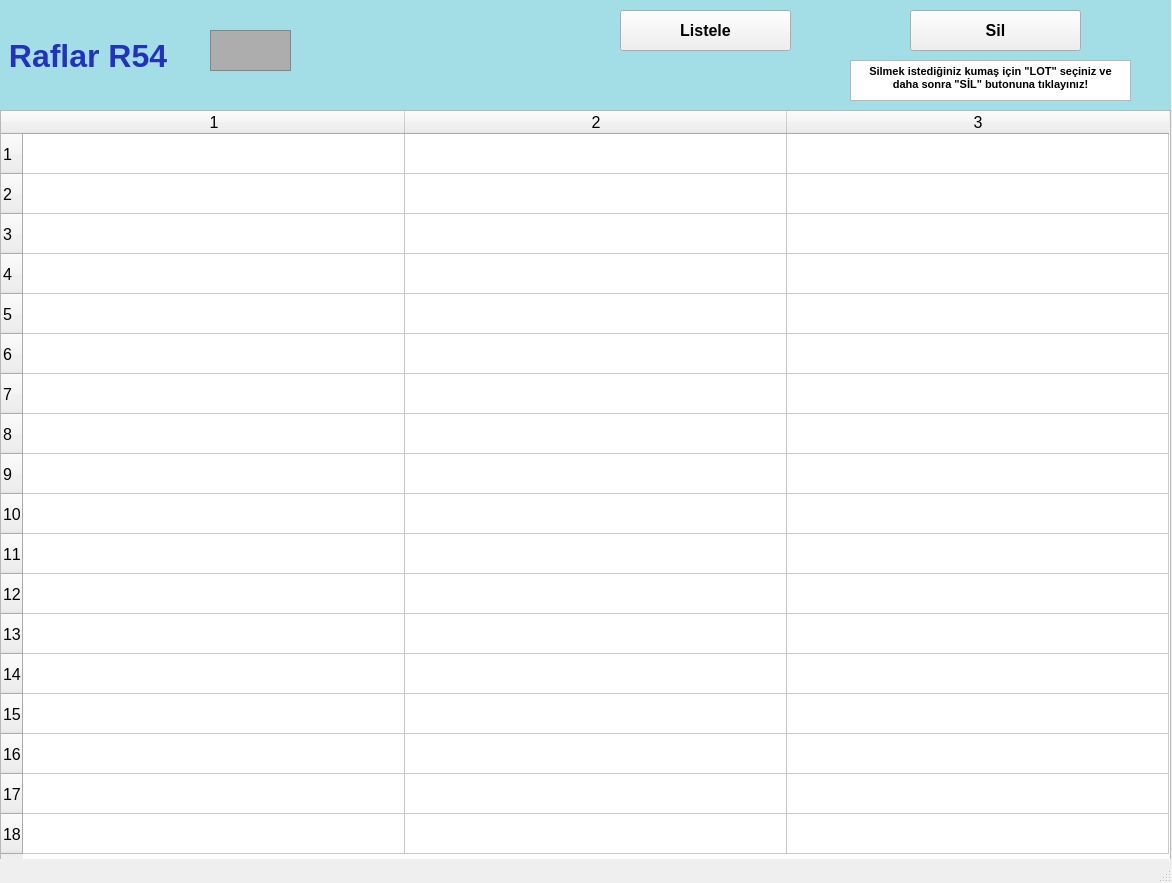
<?xml version="1.0" encoding="UTF-8"?>
<ui version="4.0">
 <class>raflarR54_ekran</class>
 <widget class="QMainWindow" name="raflarR54_ekran">
  <property name="geometry">
   <rect>
    <x>0</x>
    <y>0</y>
    <width>1172</width>
    <height>883</height>
   </rect>
  </property>
  <property name="font">
   <font>
    <pointsize>12</pointsize>
    <weight>50</weight>
    <bold>false</bold>
    <kerning>false</kerning>
   </font>
  </property>
  <property name="windowTitle">
   <string/>
  </property>
  <widget class="QWidget" name="centralwidget">
   <widget class="QLabel" name="raflarR1yazi_lbl">
    <property name="geometry">
     <rect>
      <x>0</x>
      <y>0</y>
      <width>1171</width>
      <height>111</height>
     </rect>
    </property>
    <property name="font">
     <font>
      <pointsize>24</pointsize>
      <weight>75</weight>
      <bold>true</bold>
     </font>
    </property>
    <property name="styleSheet">
     <string notr="true">background-color: rgb(163, 221, 229);
color: rgb(34, 50, 190);</string>
    </property>
    <property name="text">
     <string> Raflar R54</string>
    </property>
   </widget>
   <widget class="QFrame" name="raflarR1_img">
    <property name="geometry">
     <rect>
      <x>210</x>
      <y>30</y>
      <width>81</width>
      <height>41</height>
     </rect>
    </property>
    <property name="styleSheet">
     <string notr="true">background-color: rgb(173, 173, 173);</string>
    </property>
    <property name="frameShape">
     <enum>QFrame::StyledPanel</enum>
    </property>
    <property name="frameShadow">
     <enum>QFrame::Raised</enum>
    </property>
   </widget>
   <widget class="QTableWidget" name="R54_tw">
    <property name="geometry">
     <rect>
      <x>0</x>
      <y>110</y>
      <width>1171</width>
      <height>751</height>
     </rect>
    </property>
    <property name="baseSize">
     <size>
      <width>0</width>
      <height>0</height>
     </size>
    </property>
    <property name="rowCount">
     <number>18</number>
    </property>
    <property name="columnCount">
     <number>3</number>
    </property>
    <attribute name="horizontalHeaderVisible">
     <bool>true</bool>
    </attribute>
    <attribute name="horizontalHeaderCascadingSectionResizes">
     <bool>false</bool>
    </attribute>
    <attribute name="horizontalHeaderDefaultSectionSize">
     <number>382</number>
    </attribute>
    <attribute name="horizontalHeaderMinimumSectionSize">
     <number>38</number>
    </attribute>
    <attribute name="verticalHeaderDefaultSectionSize">
     <number>40</number>
    </attribute>
    <attribute name="verticalHeaderMinimumSectionSize">
     <number>23</number>
    </attribute>
    <row/>
    <row/>
    <row/>
    <row/>
    <row/>
    <row/>
    <row/>
    <row/>
    <row/>
    <row/>
    <row/>
    <row/>
    <row/>
    <row/>
    <row/>
    <row/>
    <row/>
    <row/>
    <column/>
    <column/>
    <column/>
   </widget>
   <widget class="QPushButton" name="listeleR54_btn">
    <property name="geometry">
     <rect>
      <x>620</x>
      <y>10</y>
      <width>171</width>
      <height>41</height>
     </rect>
    </property>
    <property name="font">
     <font>
      <pointsize>12</pointsize>
      <weight>75</weight>
      <bold>true</bold>
     </font>
    </property>
    <property name="text">
     <string>Listele</string>
    </property>
   </widget>
   <widget class="QPushButton" name="silR54_btn">
    <property name="geometry">
     <rect>
      <x>910</x>
      <y>10</y>
      <width>171</width>
      <height>41</height>
     </rect>
    </property>
    <property name="font">
     <font>
      <pointsize>12</pointsize>
      <weight>75</weight>
      <bold>true</bold>
     </font>
    </property>
    <property name="text">
     <string>Sil</string>
    </property>
   </widget>
   <widget class="QTextBrowser" name="textBrowser">
    <property name="geometry">
     <rect>
      <x>850</x>
      <y>60</y>
      <width>281</width>
      <height>41</height>
     </rect>
    </property>
    <property name="html">
     <string>&lt;!DOCTYPE HTML PUBLIC &quot;-//W3C//DTD HTML 4.0//EN&quot; &quot;http://www.w3.org/TR/REC-html40/strict.dtd&quot;&gt;
&lt;html&gt;&lt;head&gt;&lt;meta name=&quot;qrichtext&quot; content=&quot;1&quot; /&gt;&lt;style type=&quot;text/css&quot;&gt;
p, li { white-space: pre-wrap; }
&lt;/style&gt;&lt;/head&gt;&lt;body style=&quot; font-family:'MS Shell Dlg 2'; font-size:12pt; font-weight:400; font-style:normal;&quot;&gt;
&lt;p align=&quot;center&quot; style=&quot; margin-top:0px; margin-bottom:0px; margin-left:0px; margin-right:0px; -qt-block-indent:0; text-indent:0px;&quot;&gt;&lt;span style=&quot; font-size:8pt; font-weight:600;&quot;&gt;Silmek istediğiniz kumaş için &amp;quot;LOT&amp;quot; seçiniz ve daha sonra &amp;quot;SİL&amp;quot; butonuna tıklayınız!&lt;/span&gt;&lt;/p&gt;&lt;/body&gt;&lt;/html&gt;</string>
    </property>
   </widget>
  </widget>
  <widget class="QStatusBar" name="statusbar"/>
 </widget>
 <resources/>
 <connections/>
</ui>
